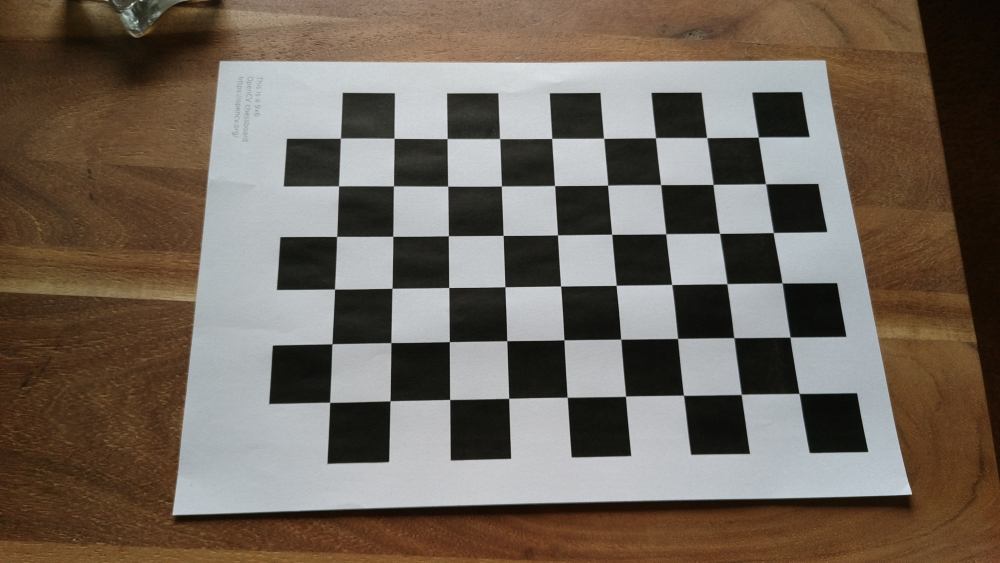
#> input picture Media/images_oakd_camera/chessboard_oakd_1.jpg, 1000 x 563 px; its folder holds 5 pictures in this run
$ python chessboard_camera_calibration.py
#> lines starting #> are read from the running program, lines starting #| are printed output that depends on the picture; after the words box and inside, x2 and y2 are one past the last pixel; in counts of white or black regions, pixels touching at a corner belong together; long printed decimals are rounded
import cv2
import numpy as np
import glob
import os

# For testing purposes:
DEBUG_IMAGES = True
DEBUG_PARAMETERS = True

# File path to the input image; change to the correct directory path
DISTORTED_IMAGE_FOLDER = '/home/danoon/shared/aruco-marker-detection/Media/images_oakd_camera'
IMAGE_EXTENSION = '.jpg' # Change to the correct file extension

# File name of the example image; this will be undistorted and saved in the output folder
DISTORTED_EXAMPLE_IMAGE = 'chessboard_oakd_1.jpg' # Change to the correct file name
DISTORTED_IMAGE_PATH = os.path.join(DISTORTED_IMAGE_FOLDER, DISTORTED_EXAMPLE_IMAGE)
NEW_FOLDER_NAME = "undistorted" # The name of the folder where the output image will be saved

# Chessboard dimensions
NUMBER_OF_SQUARES_X = 10 # Nr of chessboard squares along the x-axis
NUMBER_OF_SQUARES_Y = 7  # Nr of chessboard squares along the y-axis
nX = NUMBER_OF_SQUARES_X - 1 # Nr of interior corners along x-axis
nY = NUMBER_OF_SQUARES_Y - 1 # Nr of interior corners along y-axis
SQUARE_SIZE = 0.025 # Length of the side of a square in meters

# Store vectors of 3D points for all chessboard images (world coordinate frame)
object_points = []

# Store vectors of 2D points for all chessboard images (camera coordinate frame)
image_points = []

def set_termination_criteria():
  """
  A function to set the termination criteria for the corner detection algorithm
  It stops either when an accuracy is reached or when the maximum number of iterations is reached.

  Returns:
    termination_criteria: The termination criteria
  """
  return (cv2.TERM_CRITERIA_EPS + cv2.TERM_CRITERIA_MAX_ITER, 30, 0.001)

def prepare_3D_object_points(square_size):
  """
  A function to prepare the 3D object points for the chessboard corners
  The object points are the same for all images
  Object points are (0,0,0), (1,0,0), (2,0,0) ...., (5,8,0)

  Args:
    square_size: The size of the square in meters

  Returns:
    object_points_3D: The 3D object points
  """
  object_points_3D = np.zeros((nX * nY, 3), np.float32)

  # These are the x and y coordinates
  object_points_3D[:,:2] = np.mgrid[0:nY, 0:nX].T.reshape(-1, 2)
  object_points_3D = object_points_3D * square_size # Multiply by the square size to get the correct size

  return object_points_3D

def prepare_output_directory_and_filename(file_path, folder_name):
  """
  A function to prepare the output directory and filename for the new image

  Args:
    file_path: The path to the input image file
    folder_name: The name of the folder where the output image will be saved

  Returns:
    output_directory: The output directory
    file_name_without_extension: The file name without the extension
  """
  directory, file_name = os.path.split(file_path)
  # Create the output file name by removing the file extension part
  file_name_without_extension = os.path.splitext(file_name)[0]

  # Create the output directory path & ensure the output directory exists, if not, create it
  output_directory = os.path.join(directory, folder_name)
  os.makedirs(output_directory, exist_ok=True)

  return output_directory, file_name_without_extension

def get_images_and_draw_corners_on_them(directory_path):
  """
  A function to get all images in the directory and draw the corners on them

  Args:
    directory_path: The path to the directory containing the images
  """
  pattern = os.path.join(directory_path, f'*{IMAGE_EXTENSION}')
  # Get a list of all files in the directory (not including subdirectories)
  images = glob.glob(pattern)

  # Go through each chessboard image
  for image_file in images:
    image = cv2.imread(image_file)
#> image is the input picture: shape (563, 1000, 3); mean B, G, R 90.6, 101.4, 112.4
    # Convert the image to grayscale
    gray_image = cv2.cvtColor(image, cv2.COLOR_BGR2GRAY)
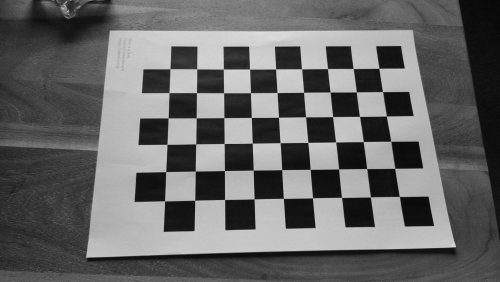
#> gray_image: shape (563, 1000) (shown at 1/2 size); min 5, max 230, mean 103.5

    corners_found, corners = cv2.findChessboardCorners(gray_image, (nY, nX), None)
#> corners_found = True; corners = 54 rows, first 8: [758.3, 137.3], [765.5, 183.7], [773.3, 232.5], [782, 282.9], [790, 337.2], [798.8, 393.4], [706.7, 137.6], [713, 184.5]

    if corners_found:
      draw_corners(image, gray_image, corners)
#> in draw_corners, `corners_2 = cv2.cornerSubPix(gray_image, corners, (11,11), (-1,-1), cr..`: corners_2 = 54 rows, first 8: [758.3, 137.1], [765.6, 183.7], [773.3, 232.5], [782.1, 282.9], [790, 337.1], [799.1, 393.4], [706.7, 137.6], [713.1, 184.4]
#> in draw_corners, `cv2.drawChessboardCorners(image, (nY, nX), corners_2, True)`:
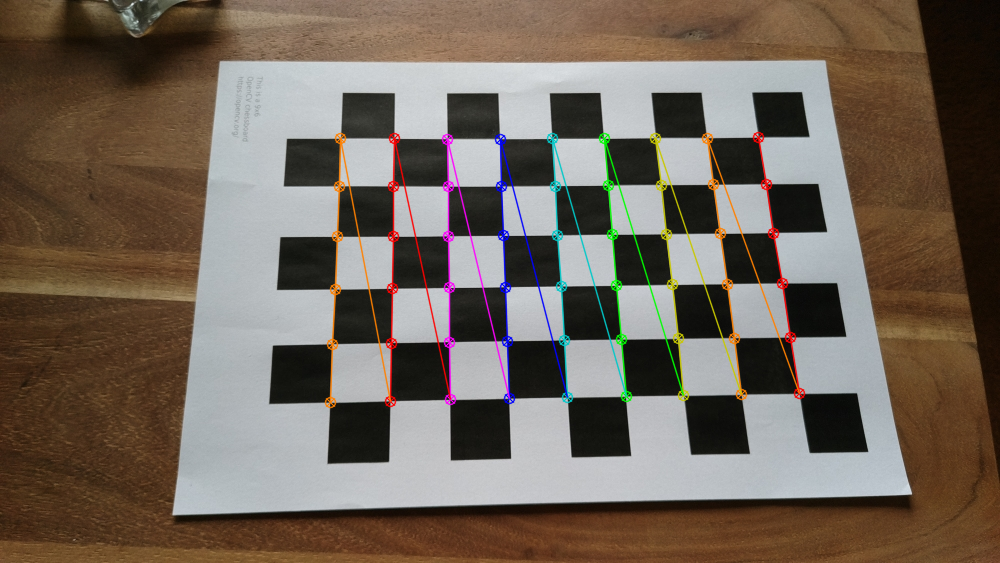
#> image: shape (563, 1000, 3); 3.14% of pixels changed, all inside (x1, y1, x2, y2) = (324, 131, 806, 409)
#> pass 2 of the loop in get_images_and_draw_corners_on_them, `for image_file in images:`:
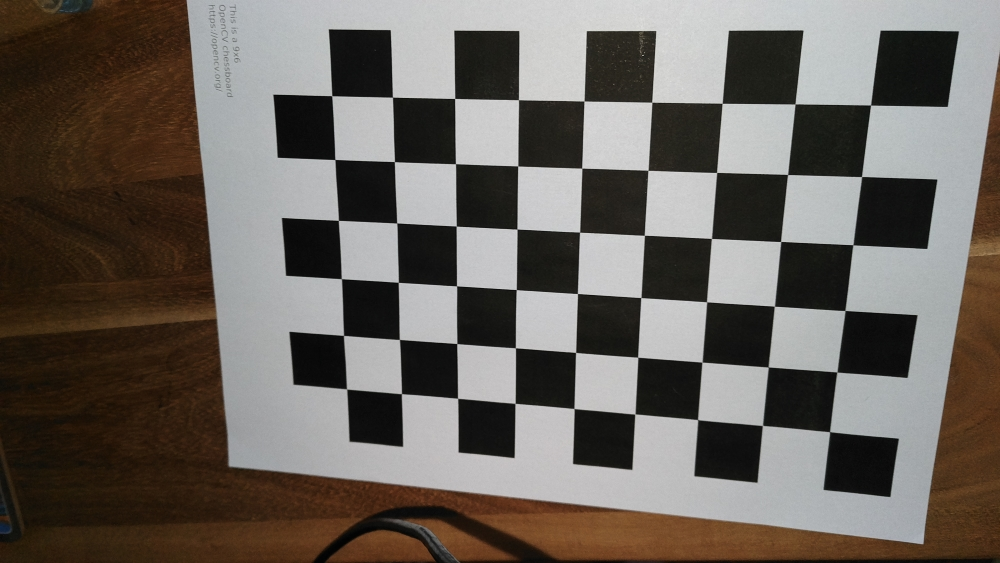
#> input picture Media/images_oakd_camera/chessboard_oakd_10.jpg, 1000 x 563 px
#> in get_images_and_draw_corners_on_them, image is the input picture: shape (563, 1000, 3); mean B, G, R 93, 99.2, 105.6
#> in get_images_and_draw_corners_on_them, `gray_image = cv2.cvtColor(image, cv2.COLOR_BGR2GRAY)`:
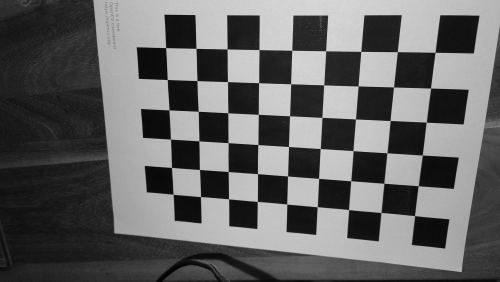
#> gray_image: shape (563, 1000) (shown at 1/2 size); min 2, max 223, mean 100.4
#> corners = 54 rows, first 8: [870.5, 105], [861.5, 176.5], [852.8, 244.7], [844.9, 310.5], [836.9, 372], [829.5, 431.6], [795, 103.9], [787.6, 174.5]
#> corners_2 = 54 rows, first 8: [870.6, 105], [861.6, 176.5], [852.9, 244.7], [845, 310.5], [836.9, 372], [829.6, 431.7], [795, 103.9], [787.6, 174.5]
#> in draw_corners (call 2), `cv2.drawChessboardCorners(image, (nY, nX), corners_2, True)`:
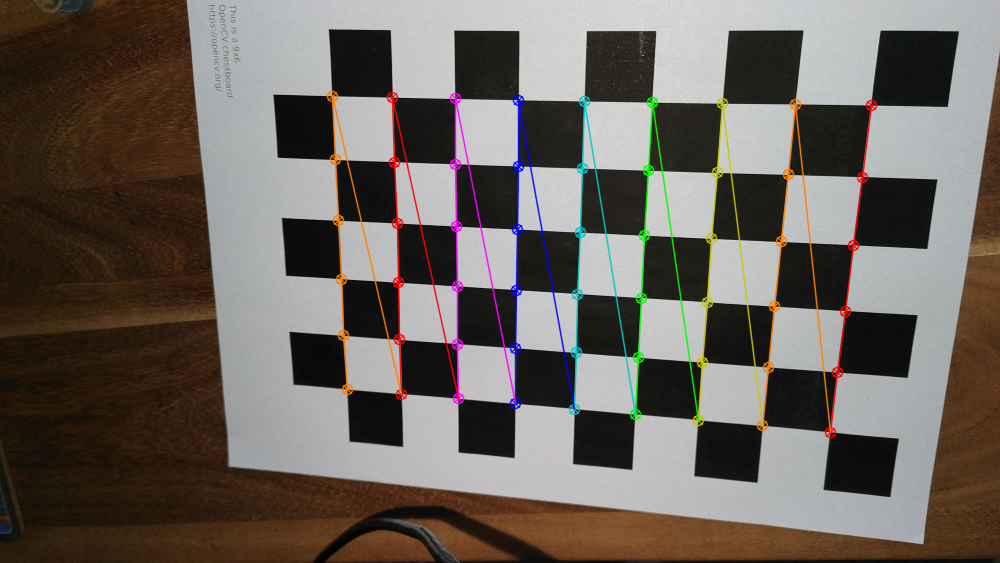
#> image: shape (563, 1000, 3); 3.6% of pixels changed, all inside (x1, y1, x2, y2) = (326, 90, 878, 439)
#> pass 3 of the loop in get_images_and_draw_corners_on_them, `for image_file in images:`:
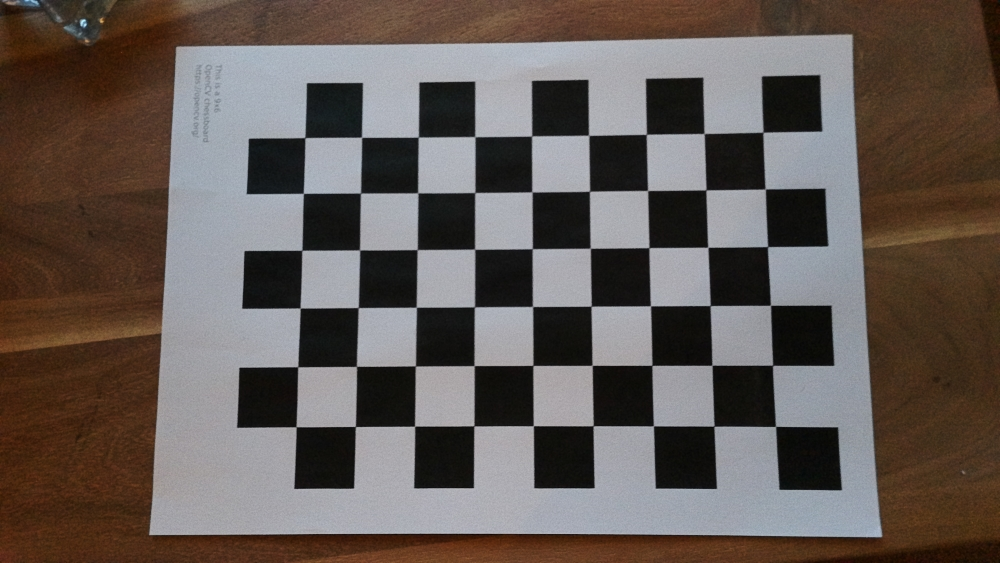
#> input picture Media/images_oakd_camera/chessboard_oakd_11.jpg, 1000 x 563 px
#> in get_images_and_draw_corners_on_them, image is the input picture: shape (563, 1000, 3); mean B, G, R 85.7, 90.5, 99.9
#> in get_images_and_draw_corners_on_them, `gray_image = cv2.cvtColor(image, cv2.COLOR_BGR2GRAY)`:
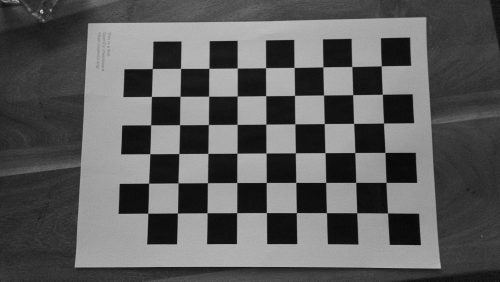
#> gray_image: shape (563, 1000) (shown at 1/2 size); min 5, max 226, mean 92.8
#> corners = 54 rows, first 8: [763, 132.3], [765.2, 188.9], [767.6, 246.5], [770.4, 305.2], [772.5, 365.4], [775.6, 426.4], [704, 133.5], [706, 189.9]
#> corners_2 = 54 rows, first 8: [762.9, 132.3], [765.2, 188.9], [767.5, 246.6], [770.5, 305.3], [772.6, 365.3], [775.5, 426.4], [704.1, 133.5], [706, 189.9]
#> in draw_corners (call 3), `cv2.drawChessboardCorners(image, (nY, nX), corners_2, True)`:
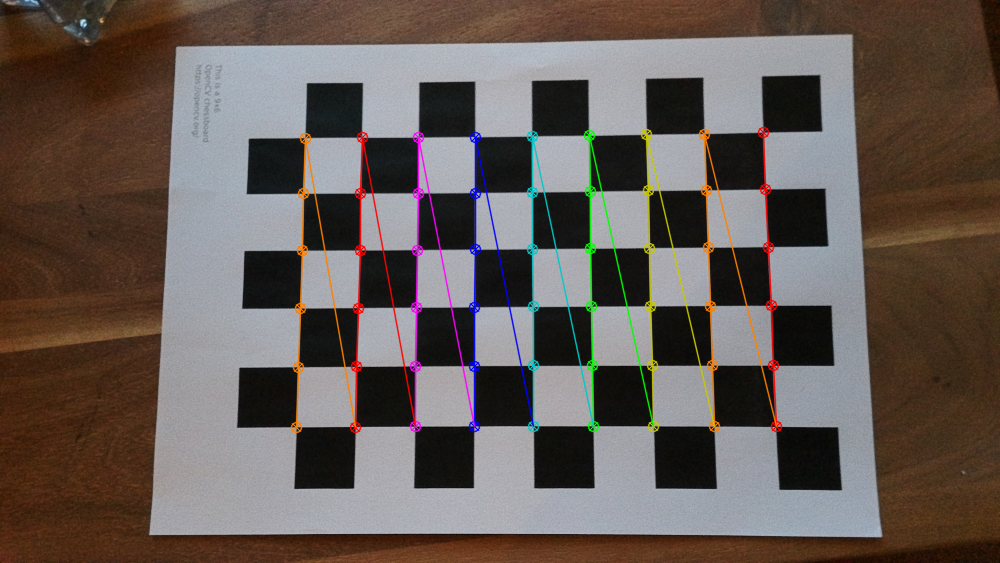
#> image: shape (563, 1000, 3); 3.41% of pixels changed, all inside (x1, y1, x2, y2) = (290, 126, 783, 434)
#> the loop made 5 passes; the first 3 are shown

def draw_corners(image, gray_image, corners):
  """
  A function to draw the corners on the image
  It appends the object points and image points to the respective lists

  Args:
    image: The input image
    gray_image: The grayscale image
    corners: The detected corners
  """
  object_points.append(object_points_3D)

  # Find more exact corner pixels
  corners_2 = cv2.cornerSubPix(gray_image, corners, (11,11), (-1,-1), criteria)

  image_points.append(corners_2)

  # Draw the corners
  cv2.drawChessboardCorners(image, (nY, nX), corners_2, True)

  # Display the image if debugging is enabled
  if DEBUG_IMAGES:
    display_image(image)

def display_image(image):
  """ A function to display the image until any key is pressed """
  cv2.imshow("Image", image)
  cv2.waitKey(200)

def load_image(file_path):
  """
  A function to load an image from the file path
  If the image could not be loaded, None is returned

  Args:
    file_path: The path to the image file

  Returns:
    image: The loaded image
  """
  try:
      image = cv2.imread(file_path)
      if image is None:
          raise FileNotFoundError("Could not load image")
      return image
  except Exception as e:
      print(f"Error loading image: {e}")
      return None

def load_example_distorted_image(file_path):
  """
  A function to load an example distorted image and convert it to grayscale
  If the image could not be loaded, None is returned

  Args:
    file_path: The path to the image file

  Returns:
    distorted_image: The loaded distorted image
    gray_image: The grayscale image
  """
  distorted_image = load_image(file_path)

  if distorted_image is not None:
    gray_image = cv2.cvtColor(distorted_image, cv2.COLOR_BGR2GRAY)
    return distorted_image, gray_image
  else:
    return None, None

def calibrate_camera(gray_image):
  """
  A function to calibrate the camera using the detected corners on the chessboard images

  Args:
    gray_image: The grayscale image

  Returns:
    mtx: The camera matrix
    dist: The distortion coefficients
    rvecs: The rotation vectors
    tvecs: The translation vectors
  """
  ret, mtx, dist, rvecs, tvecs = cv2.calibrateCamera(object_points, image_points, gray_image.shape[::-1], None, None)
  return mtx, dist, rvecs, tvecs

def get_image_dimensions(distorted_image):
  """ Returns the height and width of the image """
  height, width = distorted_image.shape[:2]
  return height, width

def refine_camera_matrix(mtx, dist, height, width):
  """
  A function to refine the camera matrix and get the optimal camera matrix

  Args:
    mtx: The camera matrix
    dist: The distortion coefficients
    height: The height of the image
    width: The width of the image

  Returns:
    optimal_camera_matrix: The optimal camera matrix
  """
  optimal_camera_matrix, roi = cv2.getOptimalNewCameraMatrix(mtx, dist, (width,height), 1, (width,height))
  return optimal_camera_matrix

def undistort_example_image(distorted_image, mtx, dist, optimal_camera_matrix):
  """
  A function to undistort the example image

  Args:
    distorted_image: The distorted image
    mtx: The camera matrix
    dist: The distortion coefficients
    optimal_camera_matrix: The optimal camera matrix

  Returns:
    undistorted_image: The undistorted image
  """
  undistorted_image = cv2.undistort(distorted_image, mtx, dist, None, optimal_camera_matrix)

  return undistorted_image

def display_key_parameter_outputs(optimal_camera_matrix, dist, rvecs, tvecs):
  """ Display the key parameters """
  print("Optimal Camera matrix:")
  print(optimal_camera_matrix)

  print("\n Distortion coefficient:")
  print(dist)

  print("\n Rotation Vectors:")
  print(rvecs)

  print("\n Translation Vectors:")
  print(tvecs)

def save_undistorted_example_image(output_directory, file_name_without_extension, undistorted_image):
  """
  A function to save the undistorted example image

  Args:
    output_directory: The output directory
    file_name_without_extension: The file name without the extension
    undistorted_image: The undistorted image
  """
  # Create the output file path
  new_filename = os.path.join(output_directory, file_name_without_extension + '_undistorted.jpg')

  # Save the undistorted image
  cv2.imwrite(new_filename, undistorted_image)

def close_all_cv_windows():
  """ Close all OpenCV windows """
  cv2.destroyAllWindows()

def process_images(file_path):
  """
  A function to process the image and undistort it

  Args:
    file_path: The path to the image file
  """
  output_directory, file_name_without_extension = prepare_output_directory_and_filename(file_path, NEW_FOLDER_NAME)

  distorted_image, gray_image = load_example_distorted_image(file_path)
  height, width = get_image_dimensions(distorted_image)
#> height = 563; width = 1000

  mtx, dist, rvecs, tvecs = calibrate_camera(gray_image)
#> in calibrate_camera, `ret, mtx, dist, rvecs, tvecs = cv2.calibrateCamera(object_points, imag..`: ret = 0.291; mtx = [[821.9, 0, 502.4], [0, 825, 277.3], [0, 0, 1]]; dist = [[0.0836, -0.159, -0.000977, -0.000919, 0.147]]; rvecs = ([-0.325, 0.239, 1.53], [0.367, -0.0649, 1.59], [-0.0785, 0.128, 1.56], [-0.15, -0.318, 1.45], [-0.154, -0.318, 1.44]); tvecs = ([0.124, -0.0673, 0.4], [0.129, -0.0599, 0.291], [0.113, -0.0625, 0.359], [0.108, -0.0712, 0.391], [0.118, -0.0791, 0.394])
#> mtx = [[821.9, 0, 502.4], [0, 825, 277.3], [0, 0, 1]]; dist = [[0.0836, -0.159, -0.000977, -0.000919, 0.147]]
  optimal_camera_matrix = refine_camera_matrix(mtx, dist, height, width)
#> in refine_camera_matrix, `optimal_camera_matrix, roi = cv2.getOptimalNewCameraMatrix(mtx, dist, ..`: optimal_camera_matrix = [[835.2, 0, 501.5], [0, 831.3, 277.1], [0, 0, 1]]; roi = (2, 4, 996, 555)
#> optimal_camera_matrix = [[835.2, 0, 501.5], [0, 831.3, 277.1], [0, 0, 1]]

  undistorted_image = undistort_example_image(distorted_image, mtx, dist, optimal_camera_matrix)
#> in undistort_example_image, `undistorted_image = cv2.undistort(distorted_image, mtx, dist, None, op..`:
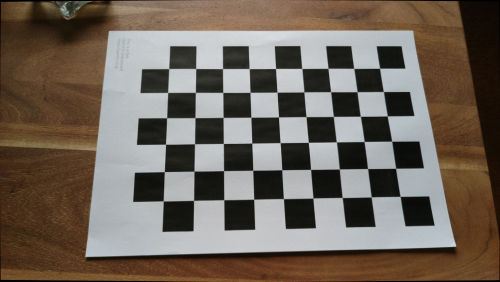
#> undistorted_image: shape (563, 1000, 3) (shown at 1/2 size); mean B, G, R 90.5, 101.2, 112
  save_undistorted_example_image(output_directory, file_name_without_extension, undistorted_image)

  if DEBUG_PARAMETERS:
    display_key_parameter_outputs(optimal_camera_matrix, dist, rvecs, tvecs)
#| [[835.243   0.         501.512]
#|  [  0.         831.325 277.050]
#|  [  0.           0.           1.        ]]
#| [[ 0.08364 -0.1595  -0.0009773 -0.0009193  0.147]]
#| (array([[-0.3253],
#|        [ 0.2395],
#|        [ 1.530]]), array([[ 0.367],
#|        [-0.06487],
#|        [ 1.587]]), array([[-0.07852],
#|        [ 0.1283],
#> (further printed lines are left out)
#| (array([[ 0.1236],
#|        [-0.06734],
#|        [ 0.3999]]), array([[ 0.1288],
#|        [-0.05991 ],
#|        [ 0.2907]]), array([[ 0.1128],
#|        [-0.06246],
#> (further printed lines are left out)
    # TODO: Save the parameters using pickle or another method

# ----------------- Main code -----------------
object_points_3D = prepare_3D_object_points(SQUARE_SIZE)
criteria = set_termination_criteria()
get_images_and_draw_corners_on_them(DISTORTED_IMAGE_FOLDER)

process_images(DISTORTED_IMAGE_PATH)

if DEBUG_IMAGES:
  close_all_cv_windows()
